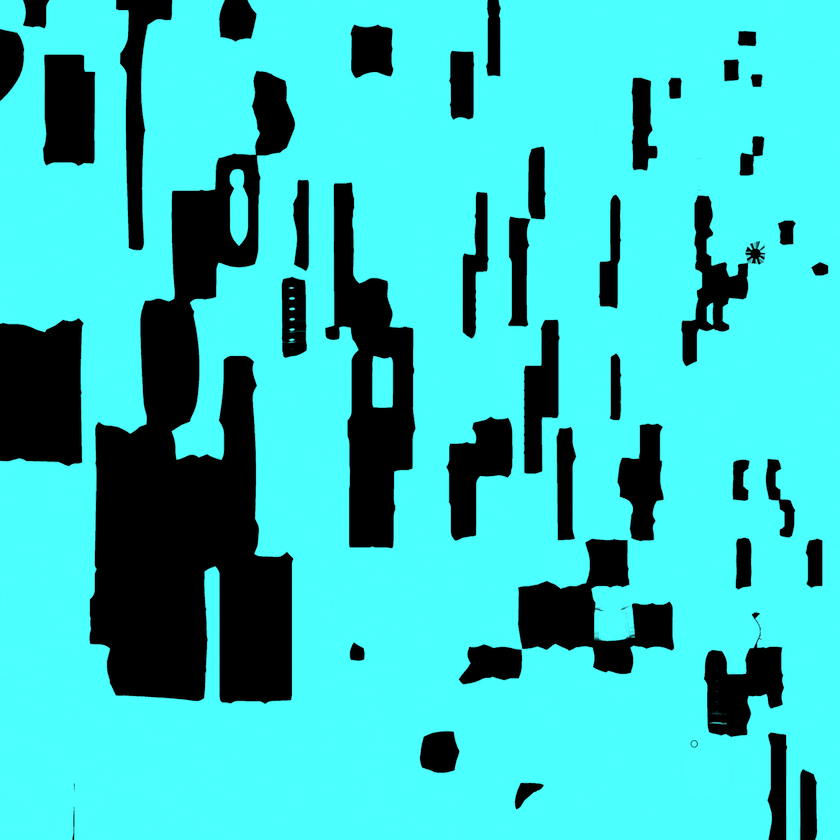
#> input picture Assets/Art/QuestMaterials/MetallicCap/Automatic_Rifle_Black_Metallic03_Metal30.png, 840 x 840 px, shrunk from 2048 x 2048 before the run
$ python -i import_sources.py   (imports and definitions only)
#> lines starting #> are read from the running program, lines starting #| are printed output that depends on the picture
"""Выбранные локальные источники: анализ замкнутых зависимостей и копия с неизменными GUID."""
from pathlib import Path
import argparse, re, json, shutil, hashlib, uuid
from PIL import Image, ImageChops

ROOT = Path(__file__).resolve().parents[4]
PACKS = Path('F:/UnityProjects/EnvironmentPackCatalog/Assets/env_packs')
OUT = ROOT / 'Assets/Art/Lobby/Interior/Imported'
REPORT = ROOT / 'tasks/lobby-decoration/reports/implementation/interior'
SELECTED = [PACKS/'HauntedFarmHouse/URP/Art/Prefabs/SM_Mug_01.prefab'] + [
    PACKS/f'RuralTown/URP/Art/Prefabs/SM_Chair_{n}.prefab' for n in ('02',)]

def guid(meta):
    match = re.search(r'^guid: ([a-f0-9]{32})', meta.read_text(encoding='utf-8-sig', errors='replace'), re.M)
    return match[1] if match else None

def refs(path):
    if path.suffix.lower() not in ('.prefab', '.mat', '.asset', '.shadergraph', '.shadersubgraph', '.meta'):
        return set()
    return set(re.findall(r'(?:guid: |"guid"\s*:\s*")([a-f0-9]{32})', path.read_text(encoding='utf-8-sig', errors='replace')))

def folders(path):
    if path.exists(): return
    if path == ROOT/'Assets/Art/Lobby': raise RuntimeError('Общая папка Lobby не подготовлена')
    folders(path.parent)
    path.mkdir()
    meta = Path(str(path)+'.meta')
    if not meta.exists():
        meta.write_text('fileFormatVersion: 2\nguid: '+uuid.uuid4().hex+'\nfolderAsset: yes\nDefaultImporter:\n  externalObjects: {}\n  userData: \n  assetBundleName: \n  assetBundleVariant: \n')

def textures(src):
    value=src.read_text(encoding='utf-8-sig')
    result={}
    for match in re.finditer(r'^    - ([^:]+):\n(        m_Texture:.*\n        m_Scale:.*\n        m_Offset:.*)',value,re.M):
        block=match[2]
        g=re.search(r'guid: ([a-f0-9]{32})',block)
        if g: result[match[1]]=(g[1],block)
    def pick(names): return next((result[n] for n in names if n in result),None)
    return value, pick(('_BaseMap','_MainTex','_BaseColorMap')), pick(('_NormalMap','_BumpMap')), pick(('_ORMH','_ORM','_MaskMap'))

generated=[]
def adapt(src,dest):
    value,base,normal,orm=textures(src)
    def scalar(names,default):
        for name in names:
            m=re.search(r'^    - '+re.escape(name)+r': ([\d.e+-]+)$',value,re.M)
            if m:return float(m[1])
        return default
    rough=scalar(('_Roughness',),1)
    metal=scalar(('_Metallic',),0)
    clip=scalar(('_AlphaClip','_AlphaCutoffEnable'),0)
    entries=[]
    if base:entries.append('    - _BaseMap:\n'+base[1])
    if normal:entries.append('    - _BumpMap:\n'+normal[1])
    if orm:
        origin=index[orm[0]]
        channels=Image.open(origin).convert('RGB').split()
        zero=Image.new('L',channels[0].size,0)
        alpha=channels[1].point(lambda v:round(255-max(0,min(255,v*rough))))
        for name,img in [('MetallicSmoothness',Image.merge('RGBA',(channels[2],zero,zero,alpha))),
                         ('Occlusion',Image.merge('RGB',(channels[0],channels[0],channels[0])))]:
            path=OUT/'ConvertedMaps'/f'{src.stem}_{name}.png'
            folders(path.parent)
            if path.exists():raise RuntimeError('Нельзя перезаписать packedmap')
            img.save(path)
            g=uuid.uuid4().hex
            meta=Path(str(origin)+'.meta').read_text(encoding='utf-8-sig')
            meta=re.sub(r'^guid: [a-f0-9]{32}', 'guid: '+g, meta,flags=re.M)
            meta=re.sub(r'    sRGBTexture: \d+', '    sRGBTexture: 0',meta)
            meta=re.sub(r'  alphaUsage: \d+', '  alphaUsage: 1\n  alphaSource: 1',meta)
            Path(str(path)+'.meta').write_text(meta,encoding='utf-8')
            prop='_MetallicGlossMap' if name=='MetallicSmoothness' else '_OcclusionMap'
            uv=orm[1].split('\n',1)[1]
            entries.append(f'    - {prop}:\n        m_Texture: {{fileID: 2800000, guid: {g}, type: 3}}\n'+uv)
            generated.append({'destination':str(path.relative_to(ROOT)),'guid':g,'source':str(origin),
                'conversion': 'ORM.b -> metallic.r; 1-ORM.g*roughness -> smoothness.a' if name=='MetallicSmoothness' else 'ORM.r -> URP occlusion.g',
                'sha256':hashlib.sha256(path.read_bytes()).hexdigest()})
    colors=re.search(r'^    - _BaseColor: (\{.*\})$',value,re.M) or re.search(r'^    - _Color: (\{.*\})$',value,re.M)
    tint=colors[1] if colors else '{r: 1, g: 1, b: 1, a: 1}'
    keywords=[]
    if normal:keywords.append('_NORMALMAP')
    if orm:keywords += ['_METALLICSPECGLOSSMAP','_OCCLUSIONMAP']
    if clip:keywords.append('_ALPHATEST_ON')
    valid='\n'+''.join('  - '+k+'\n' for k in keywords) if keywords else ' []\n'
    text='%YAML 1.1\n%TAG !u! tag:unity3d.com,2011:\n--- !u!21 &2100000\nMaterial:\n  serializedVersion: 8\n  m_ObjectHideFlags: 0\n  m_CorrespondingSourceObject: {fileID: 0}\n  m_PrefabInstance: {fileID: 0}\n  m_PrefabAsset: {fileID: 0}\n  m_Name: '+src.stem+'\n  m_Shader: {fileID: 4800000, guid: 933532a4fcc9baf4fa0491de14d08ed7, type: 3}\n  m_Parent: {fileID: 0}\n  m_ModifiedSerializedProperties: 0\n  m_ValidKeywords:'+valid+'  m_InvalidKeywords: []\n  m_LightmapFlags: 4\n  m_EnableInstancingVariants: 1\n  m_DoubleSidedGI: 0\n  m_CustomRenderQueue: -1\n  stringTagMap: {}\n  disabledShaderPasses: []\n  m_SavedProperties:\n    serializedVersion: 3\n    m_TexEnvs:\n'+('\n'.join(entries)+'\n' if entries else '    []\n')+'    m_Ints: []\n    m_Floats:\n'
    for k,v in [('_WorkflowMode',1),('_Surface',0),('_Blend',0),('_AlphaClip',clip),('_Cutoff',scalar(('_Cutoff','_AlphaCutoff'),.5)),('_Cull',2),('_SrcBlend',1),('_DstBlend',0),('_ZWrite',1),('_Metallic',1 if orm else metal),('_Smoothness',1 if orm else 1-rough),('_BumpScale',scalar(('_NormalStrength','_NormalScale','_BumpScale'),1)),('_OcclusionStrength',scalar(('_AOIntensity',),1)),('_ReceiveShadows',1)]:
        text+='    - '+k+': '+str(v)+'\n'
    text+='    m_Colors:\n    - _BaseColor: '+tint+'\n    - _EmissionColor: {r: 0, g: 0, b: 0, a: 1}\n  m_BuildTextureStacks: []\n'
    dest.write_text(text,encoding='utf-8')
    return {'adapter':'URP/Lit','base_guid':base[0] if base else None,'normal_guid':normal[0] if normal else None,
            'orm_guid':orm[0] if orm else None,'roughness_multiplier':rough,'alpha_clip':clip,
            'removed':'historical upgrader MonoBehaviour, custom shader dust/blend effects; source geometry and UV unchanged',
            'actual_sha256':hashlib.sha256(dest.read_bytes()).hexdigest()}

parser = argparse.ArgumentParser()
# [2 lines not run here, left out]
index = {}
# [4 lines not run here, left out]
existing = {}
# [5 lines not run here, left out]
records, unresolved, seen = [], set(), set()
def visit(src):
    g = guid(Path(str(src)+'.meta'))
    if g in seen: return
    seen.add(g)
    if g in existing:
        records.append({'guid':g, 'source':str(src), 'reuse':str(existing[g].relative_to(ROOT))})
        return
    dest = OUT/src.relative_to(PACKS)
    records.append({'guid':g, 'source':str(src), 'destination':str(dest.relative_to(ROOT)),
                    'bytes':src.stat().st_size, 'sha256':hashlib.sha256(src.read_bytes()).hexdigest()})
    dependencies=refs(src) | refs(Path(str(src)+'.meta'))
    if src.suffix=='.mat':
        dependencies={t[0] for t in textures(src)[1:] if t}
    for ref in dependencies:
        if ref == g or ref.startswith('0000000000000000'): continue
        if ref in index: visit(index[ref])
        elif ref not in existing: unresolved.add(ref)
# [2 lines not run here, left out]
# [1 line that did not run here, left out]
# [10 lines not run here, left out]
# [1 line that did not run here, left out]
# [4 lines not run here, left out]

>>> import cv2
>>> picture = cv2.imread('../../../../Assets/Art/QuestMaterials/MetallicCap/Automatic_Rifle_Black_Metallic03_Metal30.png', cv2.IMREAD_GRAYSCALE)
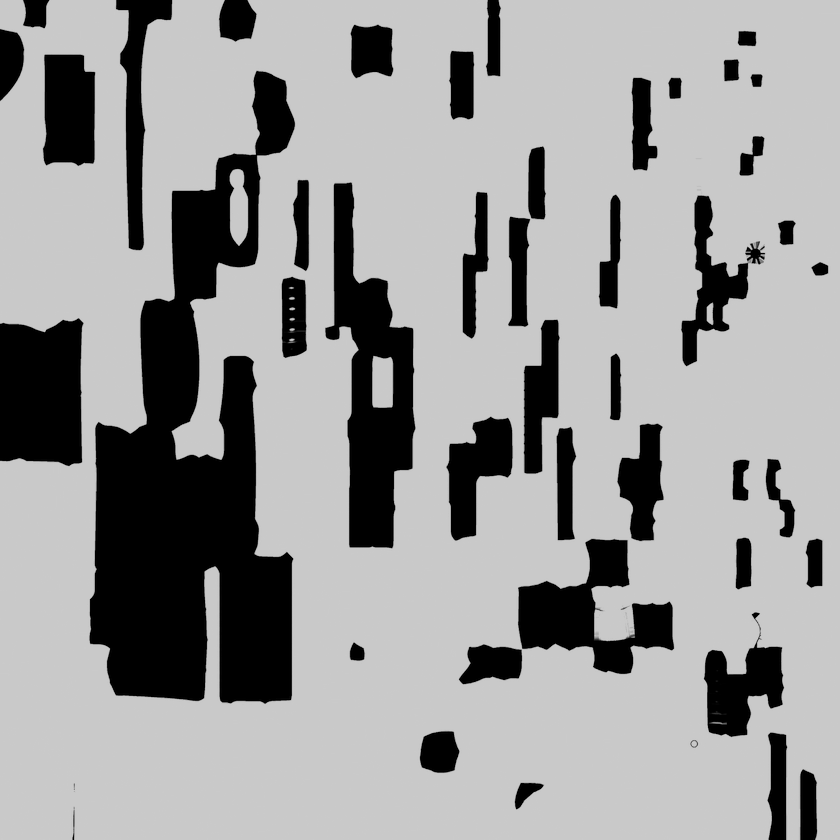
#> picture: shape (840, 840); min 0, max 203, mean 154.4
>>> result = adapt(picture, 'out.png')
#> (the run stopped early here; a loop or call above may not have finished)
